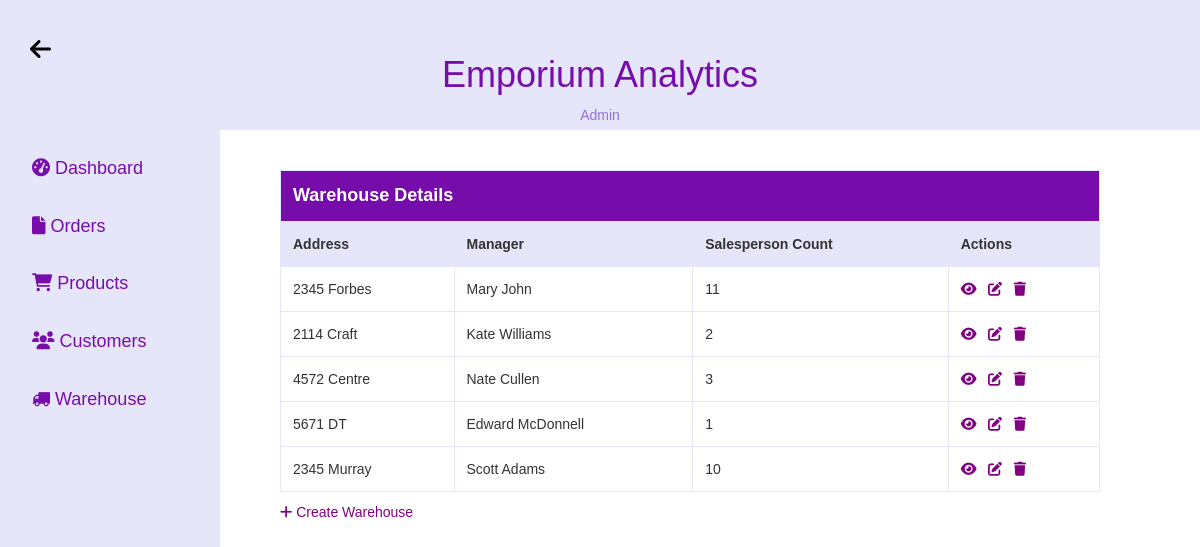
The page /warehouses/ on the database its author committed.
### store/models.py (models this page shows, shortened)
class StoreWarehouse(models.Model):
    id = models.AutoField(primary_key=True)
    address = models.CharField(max_length=20)
    store_manager = models.TextField()  # Assuming the Store_Manager field is a text field
    salespersons = models.IntegerField()
    region_ID = models.IntegerField()
    class Meta:
        db_table = 'store_warehouse'

### store/views.py (the view)
# urls.py: path('warehouses/', views.warehouse_list, name='warehouse_list'),
def warehouse_list(request):
    warehouses = StoreWarehouse.objects.all()
    return render(request, 'store/warehouse_list.html', {'warehouses': warehouses})

### store/Templates/store/warehouse_list.html (shortened to what this page needs)
<!DOCTYPE html>
<html lang="en">
<head>
    <link rel="stylesheet" href="https://cdnjs.cloudflare.com/ajax/libs/font-awesome/6.0.0/css/all.min.css">
    <link rel="stylesheet" href="https://maxcdn.bootstrapcdn.com/font-awesome/4.7.0/css/font-awesome.min.css">
    <link rel="stylesheet" href="https://maxcdn.bootstrapcdn.com/bootstrap/3.3.7/css/bootstrap.min.css">
</head>
<body>
<header>
    <h1><span>Emporium Analytics</span></h1>
    <a href="/" class="back-btn"><i class="fas fa-arrow-left"></i></a>
    <a href="/admin" data-after="Admin" style="color:mediumpurple">Admin</a>
</header>
<div class="sidebar">
    <a href="/dashboard">
        <i class="fas fa-tachometer-alt"></i> Dashboard
    </a>
    <a href="/order_items">
        <i class="fas fa-file"></i> Orders
    </a>
    <a href="/products">
        <i class="fas fa-shopping-cart"></i> Products
    </a>
    <a href="/customers">
        <i class="fas fa-users"></i> Customers
    </a>
    <a href="/warehouses">
        <i class="fa fa-truck"></i> Warehouse
    </a>
</div>
<div class="content">
    <table>
        <thead>
            <tr style="background-color: rgba(116,8,168,0.98); color:white; font-weight: bold; font-size: 18px;">
                <td colspan="5">Warehouse Details</td>
            </tr>
            <tr>
                <th>Address</th>
                <th>Manager</th>
                <th>Salesperson Count</th>
                <th>Actions</th>
            </tr>
        </thead>
        <tbody>
            {% for warehouse in warehouses %}
            <tr>
                <td>{{ warehouse.address }}</td>
                <td>{{ warehouse.store_manager}}</td>
                <td>{{ warehouse.salespersons }}</td>
                <td>
                    <a href="{% url 'warehouse_detail' warehouse_id=warehouse.id %}" class="icon" style="color:purple"><i class="fas fa-eye"></i></a>&nbsp;&nbsp;
                    <a href="{% url 'warehouse_update' warehouse_id=warehouse.id %}" class="icon" style="color:purple"><i class="fas fa-edit"></i></a>&nbsp;&nbsp;
                    <a href="{% url 'warehouse_delete' warehouse_id=warehouse.id %}" class="icon" style="color:purple"><i class="fas fa-trash"></i></a>
                </td>
            </tr>
            {% endfor %}
        </tbody>
    </table>
    <div style="padding-top: 10px">
        <a href="{% url 'warehouse_create' %}" class="icon" style="color:purple"><i class="fas fa-plus"></i> Create Warehouse</a>
    </div>
</div>
</body>
</html>

### store/Templates/store/warehouse_list.html (style rules this page uses)
body { font-family: Arial, sans-serif; margin: 0; padding: 0; display: flex; min-height: 100vh; flex-direction: column; }
table { width: 100%; border-collapse: collapse; margin-top: 10px; }
th, td { border: 1px solid lavender; padding: 12px; text-align: left; }
th { background-color: lavender; }
h1 { font-family: 'Copperplate Gothic Light', sans-serif; text-align: center; margin-top: 50px; }
h1 span { color: rgba(116, 8, 168, 0.98); transition: color 0.3s ease-in-out; }
header { background-color: lavender; border-color: black; color: white; padding: 5px; text-align: center; position: fixed; width: 100%; z-index: 1000; }
.sidebar { width: 220px; background-color: lavender; padding-top: 80px; height: 100%; position: fixed; left: 0; top: 60px; overflow-x: hidden; }
.sidebar a { padding: 16px 16px 16px 32px; text-decoration: none; font-size: 18px; color: rgba(116, 8, 168, 0.98); display: block; }
.content { padding: 100px; margin-left: 180px; display: flex; justify-content: space-between; flex-wrap: wrap; margin-top: 60px; }
.back-btn { position: absolute; top: 50px; left: 20px; transform: translateY(-50%); padding: 10px; background-color: lavender; color: black; border: none; cursor: pointer; }
.back-btn i { font-size: 24px; margin-right: 10px; }

### rows shown on the page
StoreWarehouse: address "2345 Forbes", store_manager "Mary John", salespersons "11"
StoreWarehouse: address "2114 Craft", store_manager "Kate Williams", salespersons "2"
StoreWarehouse: address "4572 Centre", store_manager "Nate Cullen", salespersons "3"
StoreWarehouse: address "5671 DT", store_manager "Edward McDonnell", salespersons "1"
StoreWarehouse: address "2345 Murray", store_manager "Scott Adams", salespersons "10"
